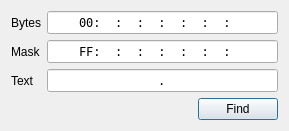
<?xml version="1.0" encoding="UTF-8"?>
<ui version="4.0">
 <class>xFinder</class>
 <widget class="QDialog" name="xFinder">
  <property name="windowModality">
   <enum>Qt::WindowModal</enum>
  </property>
  <property name="geometry">
   <rect>
    <x>0</x>
    <y>0</y>
    <width>289</width>
    <height>126</height>
   </rect>
  </property>
  <property name="windowTitle">
   <string>Memory finder</string>
  </property>
  <layout class="QVBoxLayout" name="verticalLayout">
   <item>
    <layout class="QGridLayout" name="gridLayout">
     <item row="0" column="0">
      <widget class="QLabel" name="label">
       <property name="text">
        <string>Bytes</string>
       </property>
      </widget>
     </item>
     <item row="0" column="1">
      <widget class="QLineEdit" name="leBytes">
       <property name="font">
        <font>
         <family>DejaVu Sans Mono</family>
        </font>
       </property>
       <property name="inputMask">
        <string>HH:hh:hh:hh:hh:hh:hh:hh</string>
       </property>
       <property name="text">
        <string>00:::::::</string>
       </property>
       <property name="alignment">
        <set>Qt::AlignCenter</set>
       </property>
      </widget>
     </item>
     <item row="1" column="0">
      <widget class="QLabel" name="label_2">
       <property name="text">
        <string>Mask</string>
       </property>
      </widget>
     </item>
     <item row="1" column="1">
      <widget class="QLineEdit" name="leMask">
       <property name="font">
        <font>
         <family>DejaVu Sans Mono</family>
        </font>
       </property>
       <property name="inputMask">
        <string>HH:hh:hh:hh:hh:hh:hh:hh</string>
       </property>
       <property name="text">
        <string>FF:::::::</string>
       </property>
       <property name="alignment">
        <set>Qt::AlignCenter</set>
       </property>
      </widget>
     </item>
     <item row="2" column="0">
      <widget class="QLabel" name="label_3">
       <property name="text">
        <string>Text</string>
       </property>
      </widget>
     </item>
     <item row="2" column="1">
      <widget class="QLineEdit" name="leText">
       <property name="font">
        <font>
         <family>DejaVu Sans Mono</family>
        </font>
       </property>
       <property name="text">
        <string>.</string>
       </property>
       <property name="maxLength">
        <number>8</number>
       </property>
       <property name="alignment">
        <set>Qt::AlignCenter</set>
       </property>
      </widget>
     </item>
    </layout>
   </item>
   <item>
    <layout class="QHBoxLayout" name="horizontalLayout">
     <item>
      <widget class="QLabel" name="labResult">
       <property name="text">
        <string/>
       </property>
      </widget>
     </item>
     <item>
      <spacer name="horizontalSpacer">
       <property name="orientation">
        <enum>Qt::Horizontal</enum>
       </property>
       <property name="sizeHint" stdset="0">
        <size>
         <width>40</width>
         <height>20</height>
        </size>
       </property>
      </spacer>
     </item>
     <item>
      <widget class="QPushButton" name="pbFind">
       <property name="text">
        <string>Find</string>
       </property>
       <property name="icon">
        <iconset resource="../xpeccy.qrc">
         <normaloff>:/images/search.png</normaloff>:/images/search.png</iconset>
       </property>
      </widget>
     </item>
    </layout>
   </item>
  </layout>
 </widget>
 <resources>
  <include location="../xpeccy.qrc"/>
 </resources>
 <connections/>
</ui>
